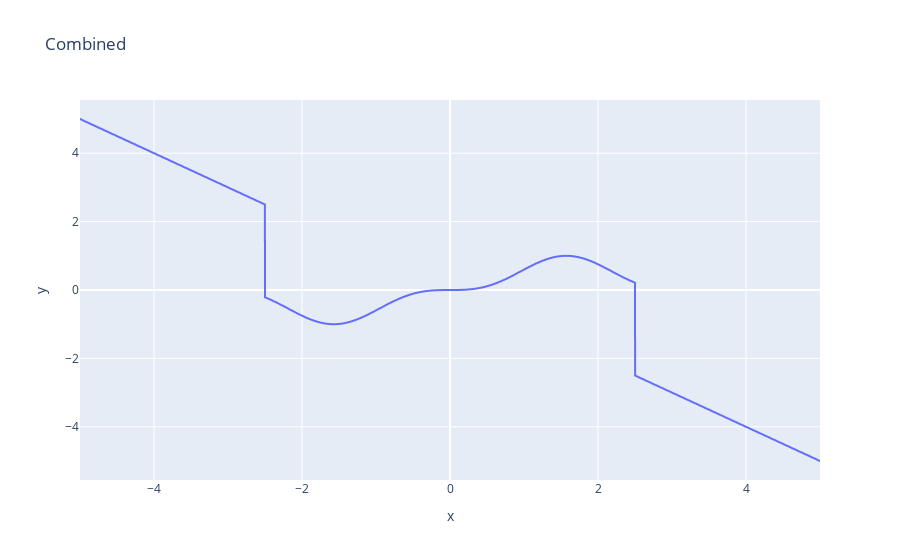

This figure's notebook cell:
### Code cell
x, y = create_mixed_data(5000)
px.line(x=x.squeeze(), y=y.squeeze(), title='Combined')

### Figure 1 — Plotly figure (JSON) as saved in the notebook; plotly's stock layout.template omitted (floating-point values rounded to 4 significant figures; data arrays with more than 128 entries replaced by an {"elided": "..."} marker saying what was removed)
{"data": [{"hovertemplate": "x=%{x}<br>y=%{y}<extra></extra>", "legendgroup": "", "line": {"color": "#636efa", "dash": "solid"}, "mode": "lines", "name": "", "showlegend": false, "type": "scattergl", "x": {"elided": "5000 float values"}, "xaxis": "x", "y": {"elided": "5000 float values"}, "yaxis": "y"}], "layout": {"legend": {"tracegroupgap": 0}, "title": {"text": "Combined"}, "xaxis": {"anchor": "y", "domain": [0, 1], "title": {"text": "x"}}, "yaxis": {"anchor": "x", "domain": [0, 1], "title": {"text": "y"}}}}
